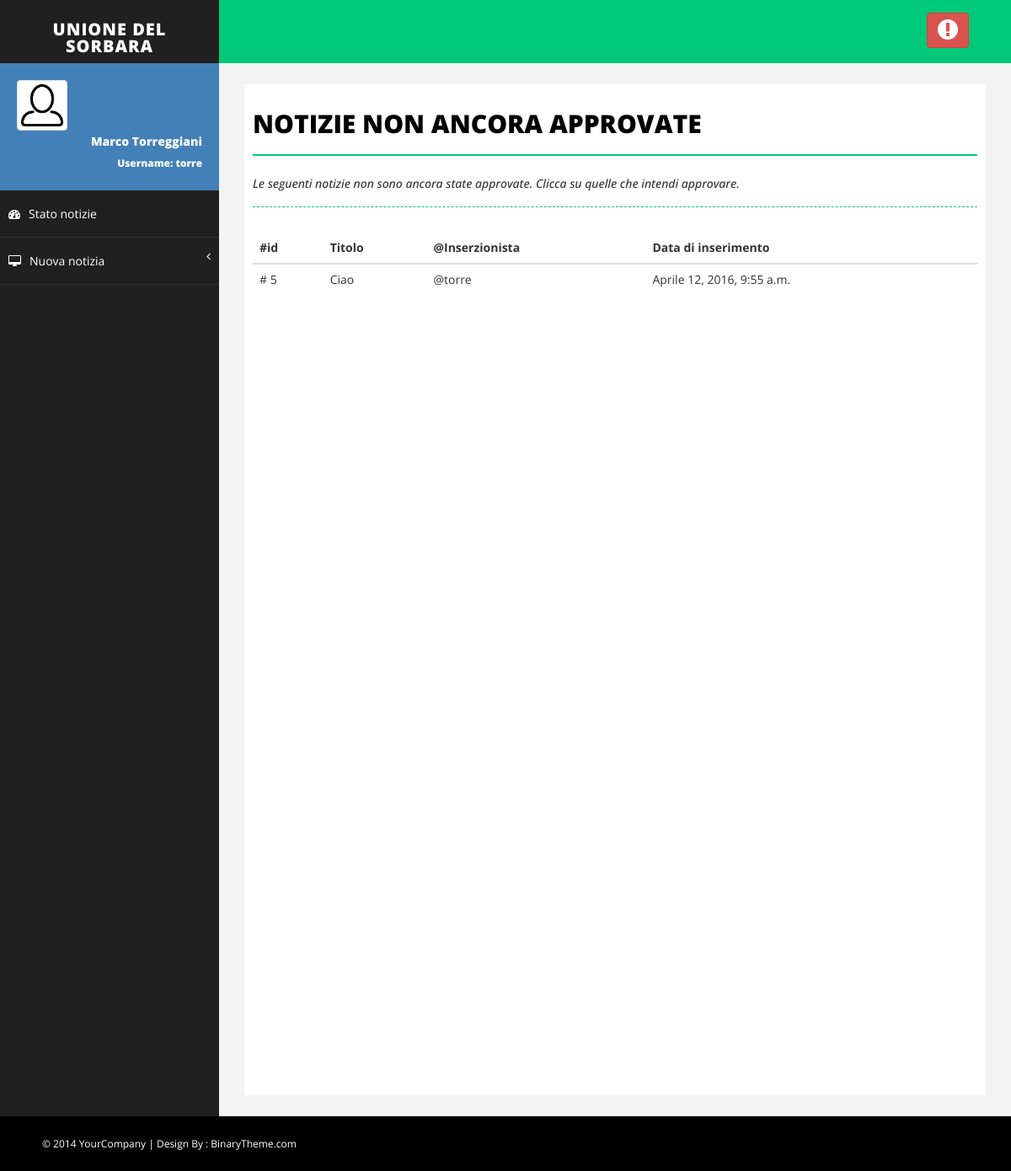
The app's page /NotizieDaApprovare (signed in), older data.
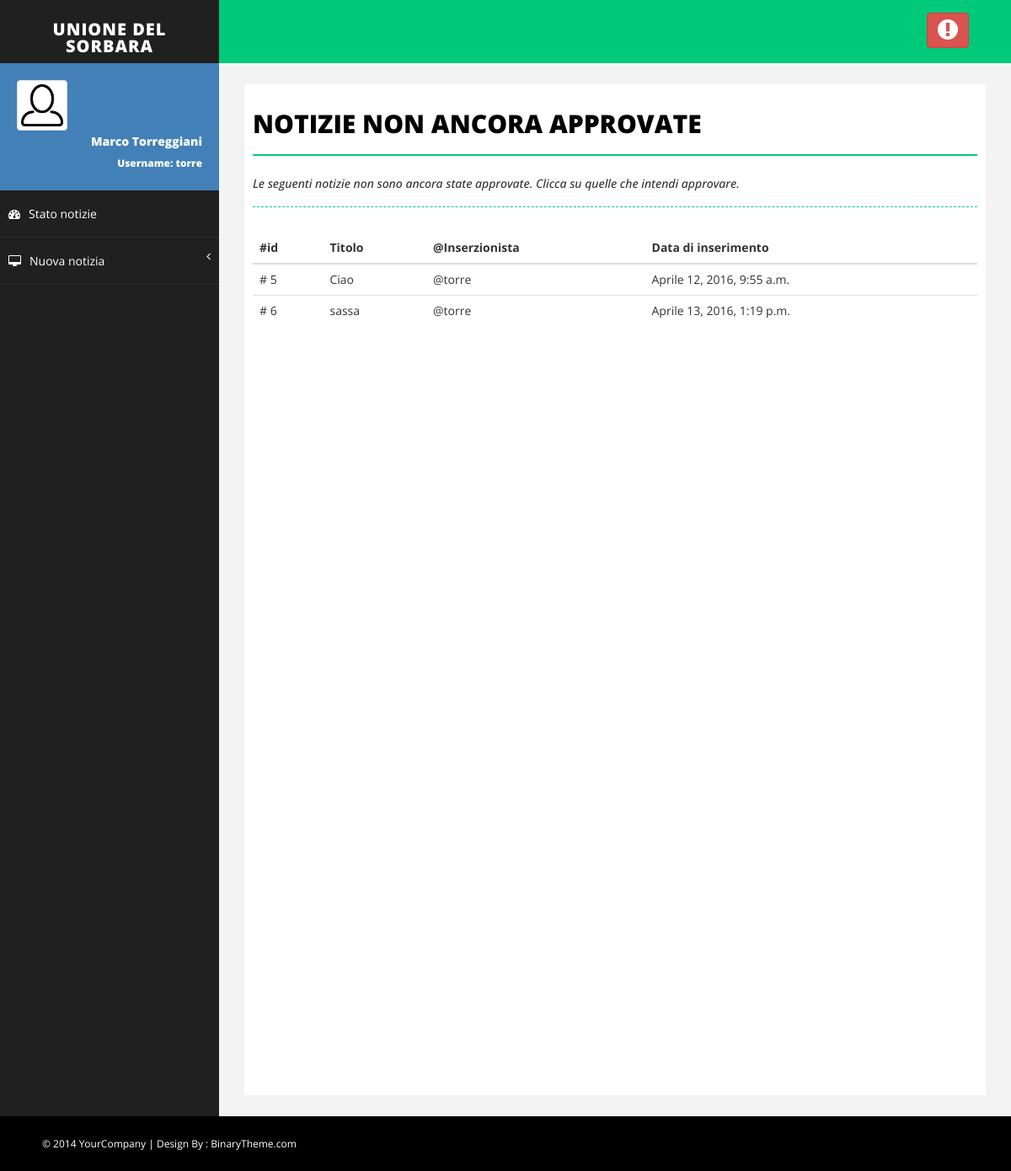
The same page, newer data.
### Monitor/models.py (models this page shows, shortened)
class Notizia(models.Model):
    titolo = models.CharField(max_length=30)
    descrizione = models.CharField(max_length=400)
    immagine = models.ImageField(upload_to=get_nome_immagine_notizia, default=None, null=True, blank=True)
    approvata = models.BooleanField(default=False)
    inserzionista = models.ForeignKey(MyUser)
    data_inserimento = models.DateTimeField(default=timezone.now)
    data_scadenza = models.DateTimeField(default=timezone.now()+datetime.timedelta(days=15))

class MyUser(AbstractUser):
    foto_profilo = models.ImageField(upload_to=get_nome_immagine_utente, default=settings.NO_PROFILO)

### Monitor/views.py (the view)
# urls.py: url(r'^NotizieDaApprovare', views.notizie_da_approvare, name='notizie_da_approvare'),
@login_required(login_url='/login')
def notizie_da_approvare(request):
    notizie = Notizia.objects.filter(approvata=False)
    return render(request, 'Monitor/notizie_da_approvare.html', {'notizie': notizie})

### Monitor/templates/Monitor/notizie_da_approvare.html
{% extends 'Monitor/base.html' %}
{% block body %}
    <div id="page-inner">
        <div class="row">
            <div class="col-md-12">
                <h1 class="page-head-line">Notizie non ancora approvate</h1>
                <h1 class="page-subhead-line">Le seguenti notizie non sono ancora state approvate.
                    Clicca su quelle che intendi approvare.</h1>
            </div>
        </div>
        {% if notizie|length == 0 %}
            <div class="panel">
                <div class="alert alert-success" role="alert">
                    Nessuna notizia da approvare! Tutte le notizie publicate sono visualizzate sui Monitor
                </div>
            </div>
        {% else %}
            <div class="table-responsive">
                <table class="table table-hover">
                    <thead>
                        <tr>
                            <th>#id</th>
                            <th>Titolo</th>
                            <th>@Inserzionista</th>
                            <th>Data di inserimento</th>
                        </tr>
                    </thead>
                    <tbody>
                        {% for notizia in notizie %}
                            <tr onclick = "location.href='{% url 'Monitor:approva_notizia' notizia.id %}'">
                                <td># {{ notizia.id }}</td>
                                <td>{{ notizia.titolo }}</td>
                                <td>@{{ notizia.inserzionista }}</td>
                                <td>{{ notizia.data_inserimento }}</td>
                            </tr>
                        {% endfor %}
                    </tbody>
                </table>
            </div>
        {% endif %}
    </div>
{% endblock %}

Row changes from the older to the newer data that the page shows:
added Notizia: id "6", titolo "sassa", inserzionista "torre", data_inserimento "Aprile 13, 2016, 1:19 p.m."
